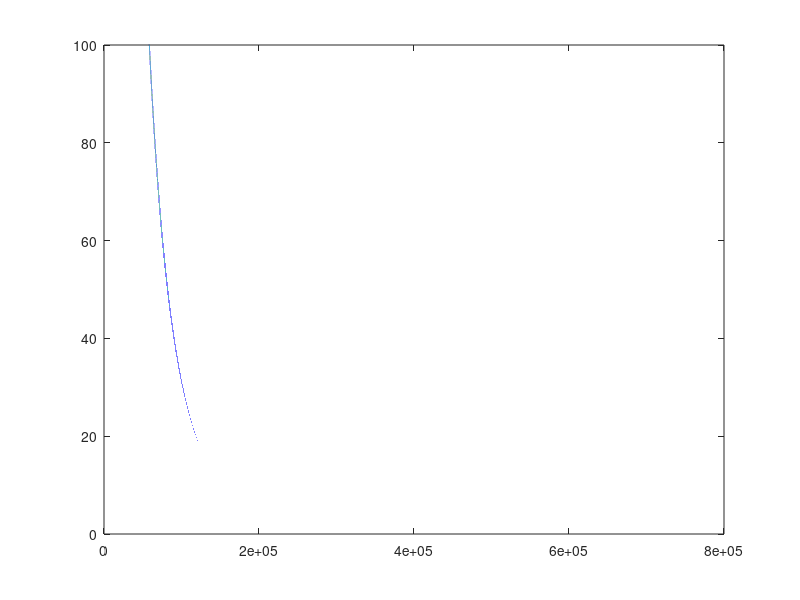
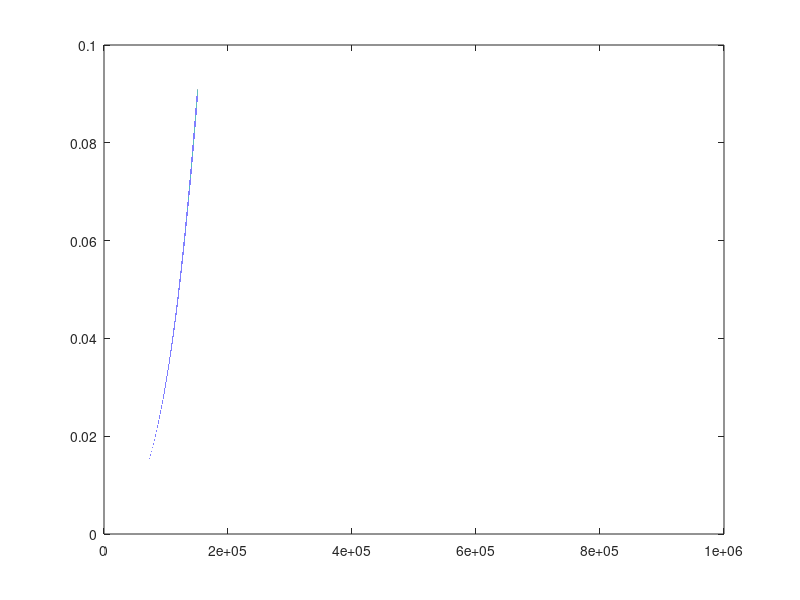

Here is the MATLAB script that generated these plots, in order:
clear

step = 1:1000000;

lambda_min = 10;
lambda_base = 1000;
gamma = 0.00001;
lambda_power = 5;

lambda = max(lambda_min, lambda_base * (1 + gamma * step).^(-lambda_power));
fa = 1.0 ./ (1.0 + lambda);
figure
plot(step, lambda);
xlim([0 800000])
ylim([0 100])
figure();
plot(step, fa);